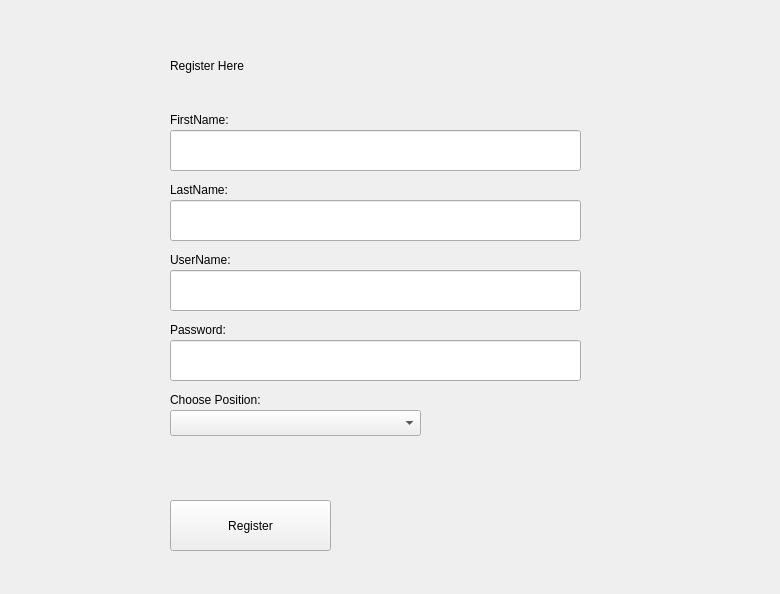
<?xml version="1.0" encoding="UTF-8"?>
<ui version="4.0">
 <class>RegisterWidget</class>
 <widget class="QWidget" name="RegisterWidget">
  <property name="geometry">
   <rect>
    <x>0</x>
    <y>0</y>
    <width>780</width>
    <height>594</height>
   </rect>
  </property>
  <property name="windowTitle">
   <string>Form</string>
  </property>
  <widget class="QPushButton" name="registerButton">
   <property name="geometry">
    <rect>
     <x>170</x>
     <y>500</y>
     <width>161</width>
     <height>51</height>
    </rect>
   </property>
   <property name="text">
    <string>Register</string>
   </property>
  </widget>
  <widget class="QLabel" name="registerLabel">
   <property name="enabled">
    <bool>true</bool>
   </property>
   <property name="geometry">
    <rect>
     <x>170</x>
     <y>40</y>
     <width>301</width>
     <height>51</height>
    </rect>
   </property>
   <property name="inputMethodHints">
    <set>Qt::ImhHiddenText</set>
   </property>
   <property name="text">
    <string>Register Here</string>
   </property>
  </widget>
  <widget class="QLabel" name="label_2">
   <property name="geometry">
    <rect>
     <x>170</x>
     <y>320</y>
     <width>64</width>
     <height>20</height>
    </rect>
   </property>
   <property name="text">
    <string>Password:</string>
   </property>
  </widget>
  <widget class="QLineEdit" name="passwordTextField">
   <property name="geometry">
    <rect>
     <x>170</x>
     <y>340</y>
     <width>411</width>
     <height>41</height>
    </rect>
   </property>
   <property name="mouseTracking">
    <bool>false</bool>
   </property>
  </widget>
  <widget class="QLabel" name="label">
   <property name="geometry">
    <rect>
     <x>170</x>
     <y>250</y>
     <width>72</width>
     <height>20</height>
    </rect>
   </property>
   <property name="text">
    <string>UserName:</string>
   </property>
  </widget>
  <widget class="QLineEdit" name="usernameTextField">
   <property name="geometry">
    <rect>
     <x>170</x>
     <y>270</y>
     <width>411</width>
     <height>41</height>
    </rect>
   </property>
   <property name="mouseTracking">
    <bool>false</bool>
   </property>
  </widget>
  <widget class="QLineEdit" name="lastnameTextField">
   <property name="geometry">
    <rect>
     <x>170</x>
     <y>200</y>
     <width>411</width>
     <height>41</height>
    </rect>
   </property>
   <property name="mouseTracking">
    <bool>false</bool>
   </property>
  </widget>
  <widget class="QLabel" name="label_3">
   <property name="geometry">
    <rect>
     <x>170</x>
     <y>180</y>
     <width>72</width>
     <height>20</height>
    </rect>
   </property>
   <property name="text">
    <string>LastName:</string>
   </property>
  </widget>
  <widget class="QLineEdit" name="firstnameTextField">
   <property name="geometry">
    <rect>
     <x>170</x>
     <y>130</y>
     <width>411</width>
     <height>41</height>
    </rect>
   </property>
   <property name="mouseTracking">
    <bool>false</bool>
   </property>
  </widget>
  <widget class="QLabel" name="label_4">
   <property name="geometry">
    <rect>
     <x>170</x>
     <y>110</y>
     <width>72</width>
     <height>20</height>
    </rect>
   </property>
   <property name="text">
    <string>FirstName:</string>
   </property>
  </widget>
  <widget class="QComboBox" name="positionBox">
   <property name="geometry">
    <rect>
     <x>170</x>
     <y>410</y>
     <width>251</width>
     <height>26</height>
    </rect>
   </property>
   <property name="accessibleDescription">
    <string extracomment="hghghgghghgh"/>
   </property>
   <property name="placeholderText">
    <string extracomment="Choose Role"/>
   </property>
  </widget>
  <widget class="QLineEdit" name="codeTextField">
   <property name="enabled">
    <bool>false</bool>
   </property>
   <property name="geometry">
    <rect>
     <x>170</x>
     <y>450</y>
     <width>411</width>
     <height>0</height>
    </rect>
   </property>
   <property name="mouseTracking">
    <bool>false</bool>
   </property>
   <property name="inputMethodHints">
    <set>Qt::ImhNone</set>
   </property>
   <property name="text">
    <string/>
   </property>
   <property name="placeholderText">
    <string extracomment="enter access code"/>
   </property>
  </widget>
  <widget class="QLabel" name="label_6">
   <property name="geometry">
    <rect>
     <x>170</x>
     <y>390</y>
     <width>121</width>
     <height>20</height>
    </rect>
   </property>
   <property name="text">
    <string>Choose Position:</string>
   </property>
  </widget>
 </widget>
 <resources/>
 <connections/>
</ui>
